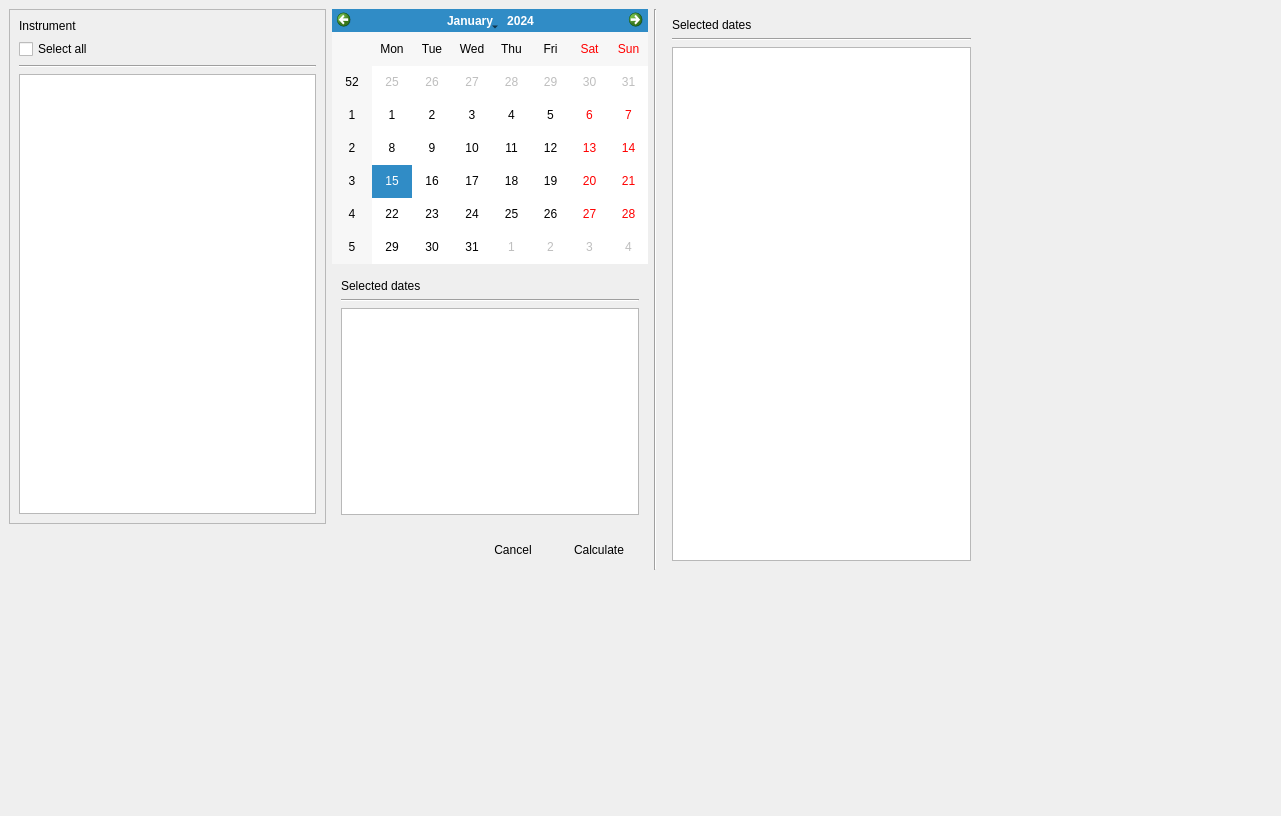
<?xml version="1.0" encoding="UTF-8"?>
<ui version="4.0">
 <class>Form</class>
 <widget class="QWidget" name="Form">
  <property name="geometry">
   <rect>
    <x>0</x>
    <y>0</y>
    <width>1281</width>
    <height>816</height>
   </rect>
  </property>
  <property name="windowTitle">
   <string>Form</string>
  </property>
  <widget class="QWidget" name="top_widget" native="true">
   <property name="geometry">
    <rect>
     <x>9</x>
     <y>9</y>
     <width>971</width>
     <height>561</height>
    </rect>
   </property>
   <layout class="QGridLayout" name="gridLayout">
    <item row="0" column="1">
     <widget class="QCalendarWidget" name="calendarWidget"/>
    </item>
    <item row="2" column="0" colspan="2">
     <widget class="QWidget" name="widget_2" native="true">
      <layout class="QHBoxLayout" name="horizontalLayout">
       <item>
        <spacer name="horizontalSpacer">
         <property name="orientation">
          <enum>Qt::Horizontal</enum>
         </property>
         <property name="sizeHint" stdset="0">
          <size>
           <width>445</width>
           <height>20</height>
          </size>
         </property>
        </spacer>
       </item>
       <item>
        <widget class="QPushButton" name="pushButton">
         <property name="text">
          <string>Cancel</string>
         </property>
         <property name="autoDefault">
          <bool>false</bool>
         </property>
         <property name="flat">
          <bool>true</bool>
         </property>
        </widget>
       </item>
       <item>
        <widget class="QPushButton" name="pushButton_2">
         <property name="text">
          <string>Calculate</string>
         </property>
         <property name="flat">
          <bool>true</bool>
         </property>
        </widget>
       </item>
      </layout>
     </widget>
    </item>
    <item row="0" column="3" rowspan="3">
     <widget class="QWidget" name="widget_3" native="true">
      <layout class="QVBoxLayout" name="verticalLayout_3">
       <item>
        <widget class="QLabel" name="label_3">
         <property name="text">
          <string>Selected dates</string>
         </property>
        </widget>
       </item>
       <item>
        <widget class="Line" name="line_4">
         <property name="orientation">
          <enum>Qt::Horizontal</enum>
         </property>
        </widget>
       </item>
       <item>
        <widget class="QListView" name="listView_2"/>
       </item>
      </layout>
     </widget>
    </item>
    <item row="1" column="1">
     <widget class="QWidget" name="widget" native="true">
      <layout class="QVBoxLayout" name="verticalLayout_2">
       <item>
        <widget class="QLabel" name="label_2">
         <property name="text">
          <string>Selected dates</string>
         </property>
        </widget>
       </item>
       <item>
        <widget class="Line" name="line_2">
         <property name="orientation">
          <enum>Qt::Horizontal</enum>
         </property>
        </widget>
       </item>
       <item>
        <widget class="QListView" name="listView"/>
       </item>
      </layout>
     </widget>
    </item>
    <item row="0" column="0" rowspan="2">
     <widget class="QScrollArea" name="instrument_container">
      <property name="widgetResizable">
       <bool>true</bool>
      </property>
      <widget class="QWidget" name="scrollAreaWidgetContents">
       <property name="geometry">
        <rect>
         <x>0</x>
         <y>0</y>
         <width>308</width>
         <height>494</height>
        </rect>
       </property>
       <layout class="QVBoxLayout" name="verticalLayout">
        <item>
         <widget class="QLabel" name="label">
          <property name="text">
           <string>Instrument</string>
          </property>
         </widget>
        </item>
        <item>
         <widget class="QCheckBox" name="checkBox">
          <property name="text">
           <string>Select all</string>
          </property>
         </widget>
        </item>
        <item>
         <widget class="Line" name="line">
          <property name="orientation">
           <enum>Qt::Horizontal</enum>
          </property>
         </widget>
        </item>
        <item>
         <widget class="QTreeView" name="treeView"/>
        </item>
       </layout>
      </widget>
     </widget>
    </item>
    <item row="0" column="2" rowspan="3">
     <widget class="Line" name="line_3">
      <property name="orientation">
       <enum>Qt::Vertical</enum>
      </property>
     </widget>
    </item>
   </layout>
  </widget>
 </widget>
 <resources/>
 <connections/>
</ui>
